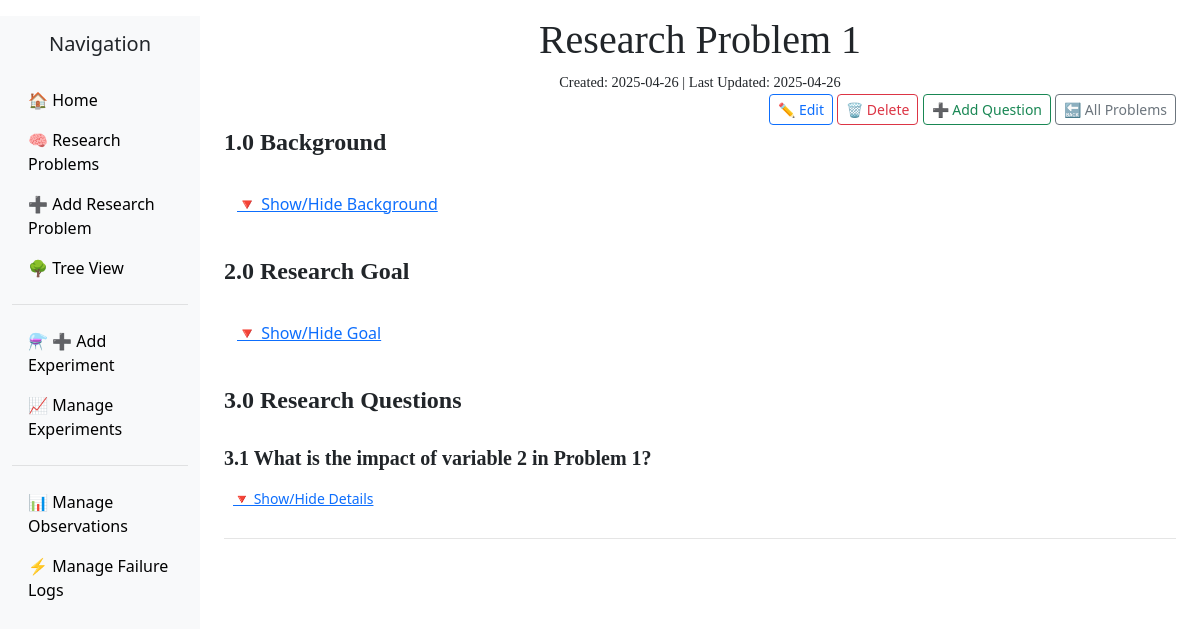
The page /problems/2/ on the database its author committed.
### scientificmethod/models.py (models this page shows, shortened)
class TimestampedModel(models.Model):
    created_at = models.DateTimeField(default=timezone.now)
    updated_at = models.DateTimeField(auto_now=True)
    class Meta:
        abstract = True

class ResearchProblem(TimestampedModel):
    title = models.CharField(max_length=255)
    background = MDTextField()
    goal = MDTextField()

class ResearchQuestion(TimestampedModel):
    research_problem = models.ForeignKey(ResearchProblem, on_delete=models.CASCADE, related_name='questions')
    question_text = MDTextField()
    rationale = MDTextField(null=True, blank=True)

### scientificmethod/views.py (the view)
# urls.py: path('problems/<int:pk>/', views.ResearchProblemDetailView.as_view(), name='researchproblem_detail'),
class ResearchProblemDetailView(generic.DetailView):
    model = ResearchProblem
    template_name = 'scientificmethod/researchproblem_detail.html'
    context_object_name = 'researchproblem'
    def get_context_data(self, **kwargs):
        context = super().get_context_data(**kwargs)
        context['version_history'] = EditHistory.objects.filter(model_name='ResearchProblem', object_id=self.object.pk).order_by('-created_at')
        return context

### scientificmethod/templates/scientificmethod/researchproblem_detail.html (shortened to what this page needs)
{% extends "scientificmethod/base.html" %}
{% block content %}
<div class="print-header">
    <h1>{{ researchproblem.title }}</h1>
    <p class="small-text">Created: {{ researchproblem.created_at|date:"Y-m-d" }} | Last Updated: {{ researchproblem.updated_at|date:"Y-m-d" }}</p>
</div>
<div class="btn-action-group">
    <a href="{% url 'researchproblem_update' pk=researchproblem.pk %}" class="btn btn-outline-primary btn-sm">✏️ Edit</a>
    <a href="{% url 'researchproblem_delete' pk=researchproblem.pk %}" class="btn btn-outline-danger btn-sm">🗑️ Delete</a>
    <a href="{% url 'researchquestion_create' researchproblem_id=researchproblem.pk %}" class="btn btn-outline-success btn-sm">➕ Add Question</a>
    <a href="{% url 'researchproblem_list' %}" class="btn btn-outline-secondary btn-sm">🔙 All Problems</a>
</div>
<div class="section-title">1.0 Background</div>
<button class="btn btn-link" type="button" data-bs-toggle="collapse" data-bs-target="#backgroundCollapse" aria-expanded="false" aria-controls="backgroundCollapse">
    🔻 Show/Hide Background
</button>
<div class="section-title">2.0 Research Goal</div>
<button class="btn btn-link" type="button" data-bs-toggle="collapse" data-bs-target="#goalCollapse" aria-expanded="false" aria-controls="goalCollapse">
    🔻 Show/Hide Goal
</button>
{% if researchproblem.questions.all %}
    <div class="section-title">3.0 Research Questions</div>
    {% for question in researchproblem.questions.all %}
        <div class="subsection-title">3.{{ forloop.counter }} {{ question.question_text|truncatechars:140 }}</div>
        <button class="btn btn-link btn-sm" type="button" data-bs-toggle="collapse" data-bs-target="#questionCollapse{{ question.id }}" aria-expanded="false" aria-controls="questionCollapse{{ question.id }}">
            🔻 Show/Hide Details
        </button>
        <hr class="mt-4">
    {% endfor %}
{% else %}
    <p class="text-muted">No research questions added yet.</p>
{% endif %}
{% endblock %}

### scientificmethod/templates/scientificmethod/base.html (style rules this page uses)
body { padding-top: 1rem; }

### scientificmethod/templates/scientificmethod/researchproblem_detail.html (style rules this page uses)
.print-header { font-family: 'Times New Roman', Times, serif; text-align: center; margin-bottom: 30px; }
.section-title { font-family: 'Times New Roman', Times, serif; font-weight: bold; font-size: 1.5rem; padding-bottom: 5px; margin-top: 30px; margin-bottom: 20px; }
.subsection-title { font-family: 'Times New Roman', Times, serif; font-weight: bold; font-size: 1.25rem; margin-top: 20px; margin-bottom: 10px; }
.small-text { font-size: 0.9rem; }
.btn-action-group { float: right; margin-top: -30px; }
hr { border-top: 1px solid #999; }

### rows shown on the page
ResearchProblem: title "Research Problem 1", created_at "2025-04-26", updated_at "2025-04-26"
ResearchQuestion: question_text "What is the impact of variable 2 in Problem 1?"
